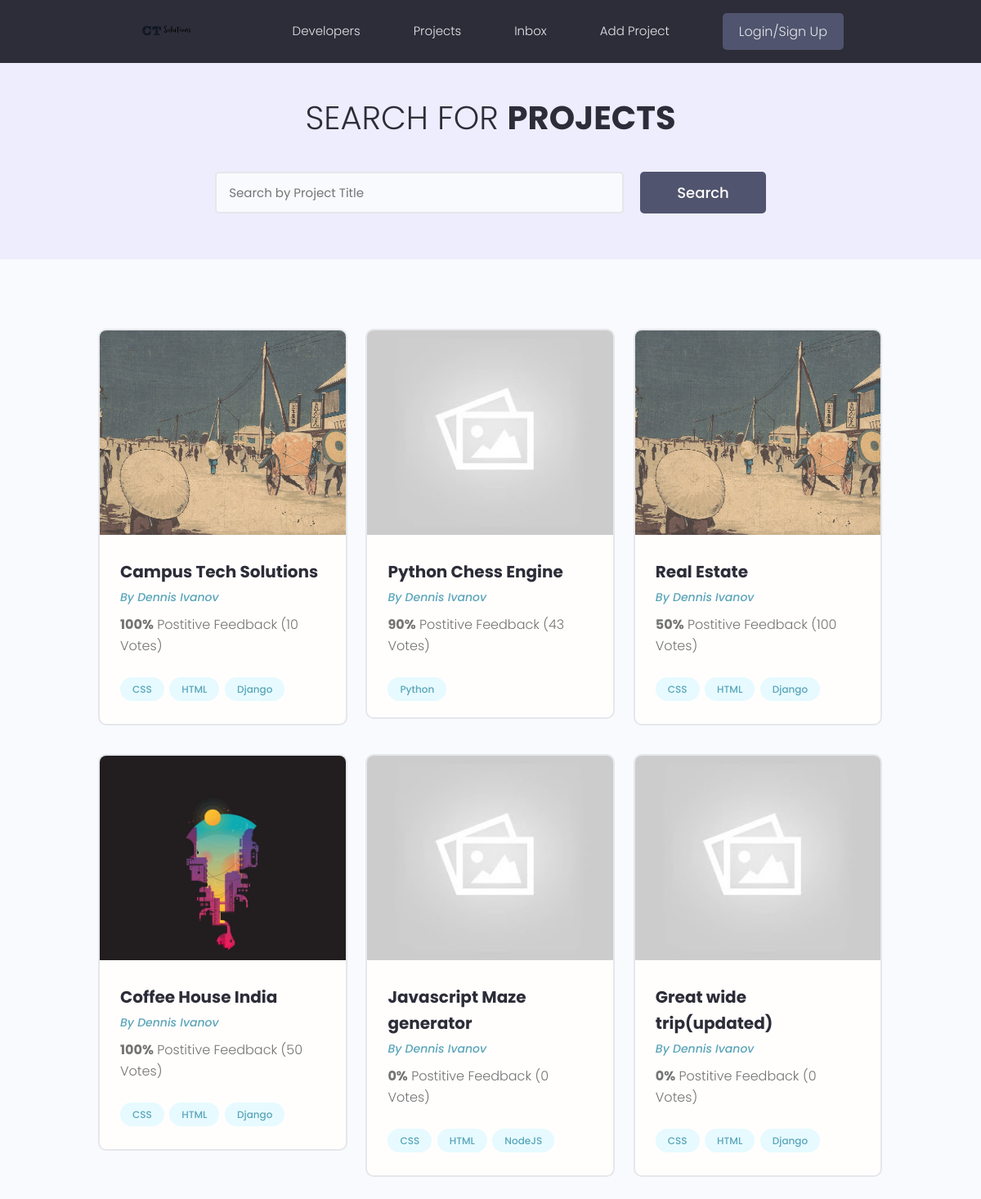
Before: / with the older database file.
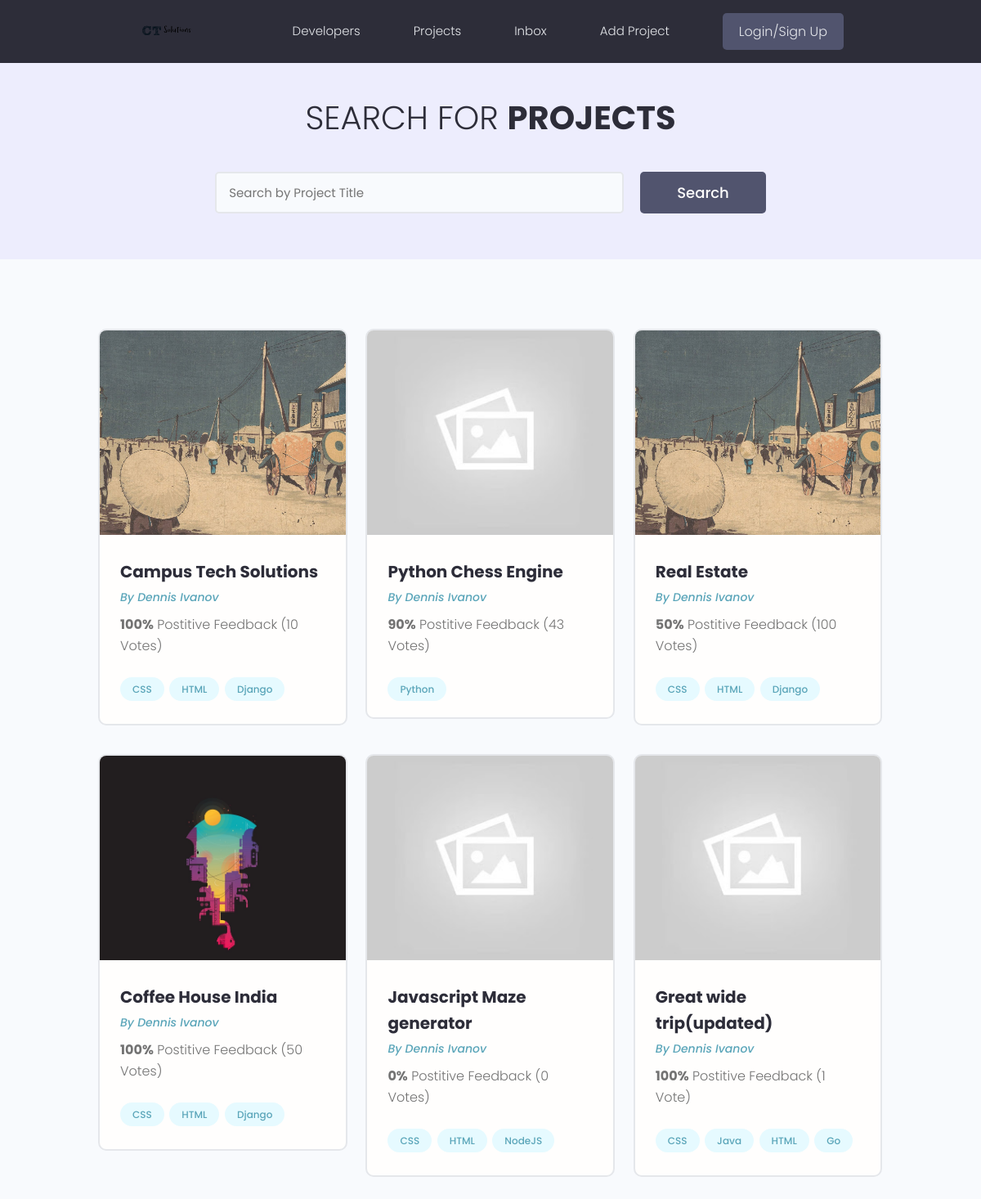
After: the same page with the newer database file.
### projects/models.py (models this page shows, shortened)
class Project(models.Model):
    title = models.CharField(max_length=200)
    description = models.TextField(null=True, blank=True)
    feature_image = models.ImageField(
        null=True, blank=True, default='default.jpg')
    demo_link = models.CharField(max_length=1000, null=True, blank=True)
    source_link = models.CharField(max_length=1000, null=True, blank=True)
    vote_total = models.IntegerField(default=0)
    vote_ratio = models.IntegerField(default=0)
    tags = models.ManyToManyField('Tag', blank=True)
    created = models.DateTimeField(auto_now_add=True)
    id = models.UUIDField(default = uuid.uuid4, unique = True, primary_key=True, editable=False)

class Tag(models.Model):
    name = models.CharField(max_length=200)
    created = models.DateTimeField(auto_now_add=True)
    id = models.UUIDField(default = uuid.uuid4, unique = True, primary_key=True, editable=False)
    def __str__(self):
        return self.name

### projects/views.py (the view)
# urls.py: path('', include('projects.urls')),
def projects(request):
    projects = Project.objects.all()
    context = {'projects':projects}
    return render(request, 'projects/projects.html', context)

### projects/templates/projects/projects.html (shortened to what this page needs)
{% extends 'main.html' %}
{% load static %}
{% block content %}
  <main class="projects">
    <section class="hero-section text-center">
      <div class="container container--narrow">
        <div class="hero-section__box">
          <h2>Search for <span>Projects</span></h2>
        </div>
        <div class="hero-section__search">
          <form class="form" action="#" method="get">
            <div class="form__field">
              <input class="input input--text" id="formInput#search" type="text" name="text"
                placeholder="Search by Project Title" />
            </div>
            <input class="btn btn--sub btn--lg" type="submit" value="Search" />
          </form>
        </div>
      </div>
    </section>
    <section class="projectsList">
      <div class="container">
        <div class="grid grid--three">
        {% for project in projects %}
            <div class="column">
                <div class="card project">
                <a href="{%url 'project' project.id%}" class="project">
                    <img class="project__thumbnail" src="{{project.feature_image.url}}" alt="project thumbnail" />
                    <div class="card__body">
                    <h3 class="project__title">{{project.title}}</h3>
                    <p><a class="project__author" href="profile.html">By Dennis Ivanov</a></p>
                    <p class="project--rating">
                        <span style="font-weight: bold;">{{project.vote_ratio}}%</span> Postitive
                        Feedback ({{project.vote_total}} Vote{{project.vote_total|pluralize:"s"}})
                    </p>
                    <div class="project__tags">
                        {% for tag in project.tags.all %}
                            <span class="tag tag--pill tag--main">
                            <small>{{tag}}</small>
                            </span>
                        {% endfor %}
                    </div>
                    </div>
                </a>
                </div>
            </div>
        {% endfor %}
        </div>
      </div>
    </section>
  </main>
</body>
{% endblock content %}

### templates/main.html (shortened to what this page needs)
<!DOCTYPE html>
{% load static %}
<html lang="en">
<head>
  <link rel="stylesheet" href="https://cdn.iconmonstr.com/1.3.0/css/iconmonstr-iconic-font.min.css" />
  <link rel="stylesheet" href="{% static 'uikit/styles/uikit.css'%}" />
  <link rel="stylesheet" href="{% static 'styles/app.css'%}" />
</head>
<body>
    {% include 'navbar.html' %}
    {% block content %} {% endblock content %}
</body>
</html>

### templates/navbar.html (shortened to what this page needs)
{% load static %}
  <header class="header">
    <div class="container container--narrow">
      <a href="{% url 'projects' %}" class="header__logo">
        <img src="{% static 'images/logo.sv'%}g" alt="CTS Logo" />
      </a>
      <nav class="header__nav">
        <ul class="header__menu">
          <li class="header__menuItem"><a href="">Developers</a></li>
          <li class="header__menuItem"><a href="{% url 'projects' %}">Projects</a></li>
          <li class="header__menuItem"><a href="">Inbox</a></li>
          <li class="header__menuItem"><a href="{% url 'create-project' %}">Add Project</a></li>
          <li class="header__menuItem"><a href="" class="btn btn--sub">Login/Sign Up</a></li>
        </ul>
      </nav>
    </div>
  </header>

### static/styles/app.css (style rules this page uses)
:root { --color-sub: #2d2d39; }
.btn--sub { background-color: var(--color-sub-light); }
.card { border: 2px solid var(--color-light); }
img { width: 100%; }
.header { position: sticky; z-index: 111; background-color: var(--color-sub); padding: 1.5rem 0; }
.header > .container { display: flex; justify-content: space-between; align-items: center; }
.header__logo > img { height: 3.8rem; }
.header__nav > ul { display: inline-flex; align-items: center; list-style: none; gap: 6.5rem; }
.header__menuItem > a { color: var(--color-light); font-weight: 300; }
.hero-section { height: 40vh; display: flex; align-items: center; background-color: var(--color-sub); }
.hero-section__box { margin-bottom: 4rem; }
.hero-section__box > h2, .hero-section__box > h2 > span { font-size: 4rem; color: var(--color-light); line-height: 1.3; text-transform: uppercase; }
.hero-section__box > h2 { font-weight: 300; }
.hero-section__box > h2 > span { font-weight: 700; }
.hero-section__search > .form { display: flex; align-items: center; justify-content: center; gap: 2rem; }
.hero-section__search > .form input.input--text { width: 50rem; }
.project__author { font-size: 1.4rem; font-style: italic; }
.project--rating { margin-bottom: 1.6em; margin-top: .5em; }
.projects > .hero-section { background: var(--color-sub-lighter); height: 30vh; }
.projects .hero-section__box { margin-bottom: 2.5rem; }
.projects .hero-section__box > h2 { color: var(--color-sub); }
.projects .hero-section__box > h2 > span { font-weight: 700; color: var(--color-sub); }
.projectsList { margin-top: 8rem; }
.project__thumbnail { height: 25rem; object-fit: cover; object-position: top center; }
.project__title { font-size: 2rem; font-weight: 700; color: var(--color-sub); }

### static/uikit/styles/modules/_variables.css (style rules this page uses)
:root { --color-main: #5aa5b9; --color-main-light: #e6faff; --color-sub: #3f4156; --color-sub-light: #51546e; --color-sub-lighter: #ededfd; --color-text: #737373; --color-gray: #8b8b8b; --color-light: #e5e7eb; --color-light-gray: #767676; --color-bg: #f8fafd; --color-white: #fffefd; --color-white-light: #f3f3f3; --color-success: #359e64; --color-success-bg: #def8e8; --color-error: #fc4b0b; --color-error-bg: #fff2ee; --font-base: 'Poppins', arial, helvetica, 'Segoe UI', roboto, ubuntu, sans-serif; --font-monospace: 'Fira Code', 'Courier New', courier, monospace; --font-regular: 300; --font-medium: 500; --font-bold: 700; --generic-shadow: 1px 1px 5px #00000010; --generic-transition: all 0.3s ease-in-out; }

### static/uikit/styles/modules/_base.css (style rules this page uses)
* { margin: 0; padding: 0; box-sizing: border-box; text-rendering: optimizeLegibility; color: inherit; font-size: inherit; }
html { font-size: 50%; }
@media only screen and (min-width: 480px) { html { font-size: 56.25%; } }
@media only screen and (min-width: 1200px) { html { font-size: 62.5%; } }
body { line-height: 1.6; font-weight: 400; font-size: 1.5rem; color: var(--color-text); background-color: var(--color-bg); min-height: 100vh; }

### static/uikit/styles/modules/_typography.css (style rules this page uses)
* { font-family: var(--font-base); }
h2 { font-size: 3.6rem; font-weight: var(--font-bold); }
h3 { font-size: 3.2rem; font-weight: var(--font-medium); }
p, span, strong { font-size: 1.6rem; color: var(--color-text); font-weight: var(--font-regular); }
a { padding-bottom: 2px; text-decoration: none; display: inline-block; color: var(--color-main); font-weight: var(--font-medium); }

### static/uikit/styles/modules/_utilities.css (style rules this page uses)
.container { width: 92%; max-width: 165rem; margin: 0 auto; box-sizing: border-box; }
.container--narrow { width: 92%; max-width: 120rem; }
@media screen and (min-width: 1000px) { .container { width: 90%; } }
@media screen and (min-width: 1000px) { .container--narrow { width: 85%; } }
@media screen and (min-width: 1200px) { .container { width: 80%; } }
@media screen and (min-width: 1200px) { .container--narrow { width: 72%; } }
.text-center { text-align: center; }

### static/uikit/styles/modules/_button.css (style rules this page uses)
.btn { display: inline-block; position: relative; cursor: pointer; background-color: var(--color-light); font-weight: var(--font-medium); color: var(--color-sub); text-decoration: none; padding: 1rem 2rem; border-radius: 0.5rem; border: none; width: -webkit-fit-content; width: -moz-fit-content; width: fit-content; height: -webkit-fit-content; height: -moz-fit-content; height: fit-content; font-size: 1.6rem; outline-width: 0; outline-color: transparent; -webkit-backface-visibility: hidden; backface-visibility: hidden; transition: all 0.3s ease-in-out; }
.btn--sub { background-color: var(--color-sub); color: var(--color-white); }
.btn--lg { font-size: 1.8rem; padding: 1.2rem 4.5rem; }

Changed rows visible on the page:
changed Project "Great wide trip(updated)": gains Tag (name "Java"); gains Tag (name "Go"); vote_ratio "0" → "100"; vote_total "0" → "1"; loses Tag (name "Django")
